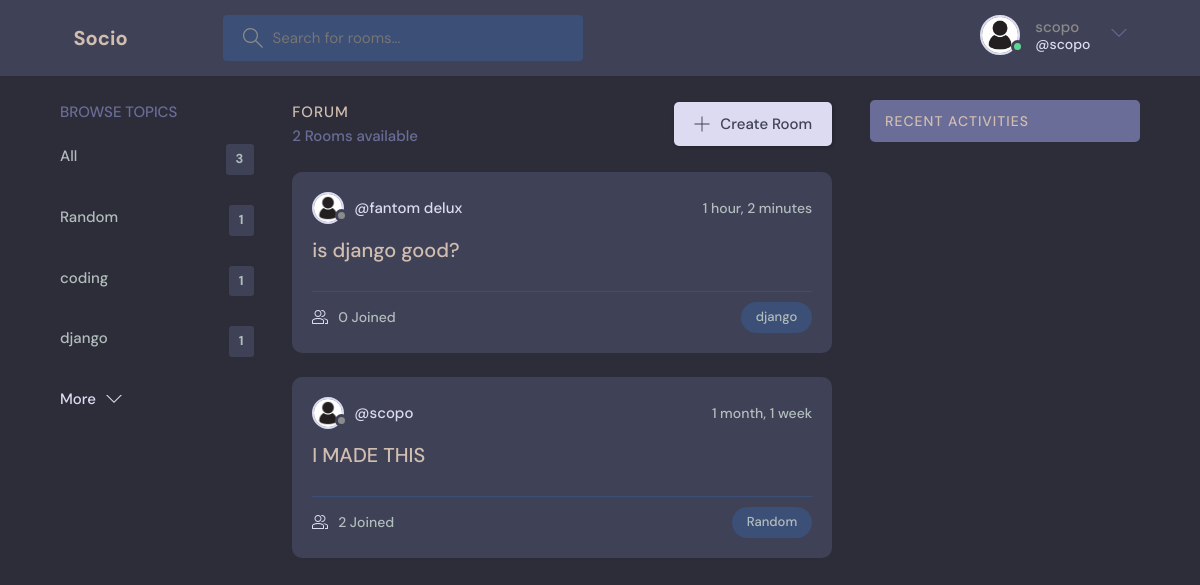
The page /?q=django (signed in) on the database its author committed.
### base/models.py (models this page shows, shortened)
class User(AbstractUser):
    name=models.CharField(max_length=200,null=True)
    email=models.EmailField(unique=True, null=True)
    bio=models.TextField(null=True)
    avatar= models.ImageField(null=True,default="pro.jpg")
    USERNAME_FIELD = 'email'
    REQUIRED_FIELDS=[]

class Topic (models.Model):
    name = models.CharField(max_length=200)
    def __str__(self):
        return self.name

class Room (models.Model):
    host = models.ForeignKey(User,  on_delete=models.SET_NULL, null=True)
    topic = models.ForeignKey(Topic, on_delete=models.SET_NULL, null=True)
    name=models.CharField(max_length=200)
    description=models.TextField(null=True, blank=True)
    participants = models.ManyToManyField(User,related_name='participants')
    update = models.DateTimeField(auto_now=True)
    created=models.DateTimeField(auto_now_add=True)
    class Meta:
        ordering= ['-update', '-created']

### base/views.py (the view)
# urls.py: path('',views.home, name="HOME"),
def home (request):
    q=request.GET.get('q') if request.GET.get('q') != None else ''
    rooms=Room.objects.filter(
        Q(topic__name__icontains=q) |
        Q(name__icontains=q) |
        Q(description__icontains=q)
        )
    topics=Topic.objects.all()[0:6]
    room_count=rooms.count()
    room_messages=Message.objects.filter(Q(room__topic__name__icontains=q))[0:5]
    context= {'rooms' : rooms , 'topics':topics, 'room_count': room_count,'room_messages':room_messages}
    return render(request,'base/home.html',context )

### base/templates/base/home.html (shortened to what this page needs)
{% extends 'main.html' %} {% block content %} {% load static %}
<main class="layout layout--3">
  <div class="container">
    <div>{% include 'base/topics_comp.html' %}</div>
    <div class="roomList">
      <div class="roomList__header">
        <div>
          <h2>Forum</h2>
          <p>{{room_count}} Rooms available</p>
        </div>
        <a class="btn btn--main" href="{% url 'create-room' %}">
          <svg
            version="1.1"
            xmlns="http://www.w3.org/2000/svg"
            width="32"
            height="32"
            viewBox="0 0 32 32"
          >
            <title>add</title>
            <path
              d="M16.943 0.943h-1.885v14.115h-14.115v1.885h14.115v14.115h1.885v-14.115h14.115v-1.885h-14.115v-14.115z"
            ></path>
          </svg>
          Create Room
        </a>
      </div>
      {% include 'base/feed_comp.html' %}
    </div>
    {% include 'base/activity_comp.html' %}
  </div>
</main>
{% endblock %}

### templates/navbar.html (shortened to what this page needs)
{% load static %}
<header class="header header--loggedIn">
    <div class="container">
      <a href="{% url 'HOME' %}" class="header__logo">
        <h1>Socio</h1>
      </a>
      <form class="header__search" method="GET" action="{% url 'HOME' %}">
        <label>
          <input name="q" placeholder="Search for rooms..." />
        </label>
      </form>
      <nav class="header__menu">
        {% if request.user.is_authenticated %}
        <div class="header__user">
          <a href="{% url 'user-profile' request.user.id %}">
            <div class="avatar avatar--medium active">
              <img src="{% static 'images/pro.jpg' %}" />
            </div>
            <p>{{request.user.username}}<span>@{{request.user.username}}</span></p>
          </a>
          <button class="dropdown-button">
            <svg version="1.1" xmlns="http://www.w3.org/2000/svg" width="32" height="32" viewBox="0 0 32 32">
              <title>chevron-down</title>
              <path d="M16 21l-13-13h-3l16 16 16-16h-3l-13 13z"></path>
            </svg>
          </button>
        </div>
        {% else %}
        <a href="{% url 'login' %}">
          <img src="./assets/avatar.svg" />
          <p>Login</p>
        </a>
        {% endif %}
      </nav>
    </div>
  </header>

### base/templates/base/topics_comp.html
    <div class="topics">
      <div class="topics__header">
        <h2>Browse Topics</h2>
      </div>
      <ul class="topics__list">
        <li>
          <a href="{% url 'HOME' %}">All <span>{{topics.count}}</span></a>
        </li>
        {% for topic in topics %}
        <li>
          <a href="{% url 'HOME' %}?q={{topic.name}}">{{topic.name}} <span>{{topic.room_set.all.count}}</span> </a>
        </li>
        {% endfor %}
      </ul>
      <a class="btn btn--link" href="{% url 'topics' %}">
        More
        <svg
          version="1.1"
          xmlns="http://www.w3.org/2000/svg"
          width="32"
          height="32"
          viewBox="0 0 32 32"
        >
          <title>chevron-down</title>
          <path d="M16 21l-13-13h-3l16 16 16-16h-3l-13 13z"></path>
        </svg>
      </a>
    </div>

### base/templates/base/feed_comp.html (shortened to what this page needs)
{% load static%} {% for room in rooms %}
<div class="roomListRoom">
  <div class="roomListRoom__header">
    <a
      href="{% url 'user-profile' room.host.id %}"
      class="roomListRoom__author"
    >
      <div class="avatar avatar--small">
        <img src="{% static 'images/pro.jpg' %}" />
      </div>
      <span>@{{room.host.name}}</span>
    </a>
    <div class="roomListRoom__actions">
      <span>{{room.created|timesince}}</span>
    </div>
  </div>
  <div class="roomListRoom__content">
    <a href="{% url 'room' room.id %}">{{room.name}}</a>
  </div>
  <div class="roomListRoom__meta">
    <a href="room.html" class="roomListRoom__joined">
      {{room.participants.count}} Joined
    </a>
    <p class="roomListRoom__topic">{{room.topic}}</p>
  </div>
</div>
{% endfor %}

### rows shown on the page
User: user.username "scopo"
Topic: name "Random", room_set.all.count "1"
Topic: name "coding", room_set.all.count "1"
Topic: name "django", room_set.all.count "1"
Room: host.name "fantom delux", created "1 hour, 2 minutes", name "is django good?", participants.count "0", topic "django"
Room: host.name "scopo", created "1 month, 1 week", name "I MADE THIS", participants.count "2", topic "Random"

### other values the page prints
{{ topics.count }} "3"
{{ room_count }} "2"
